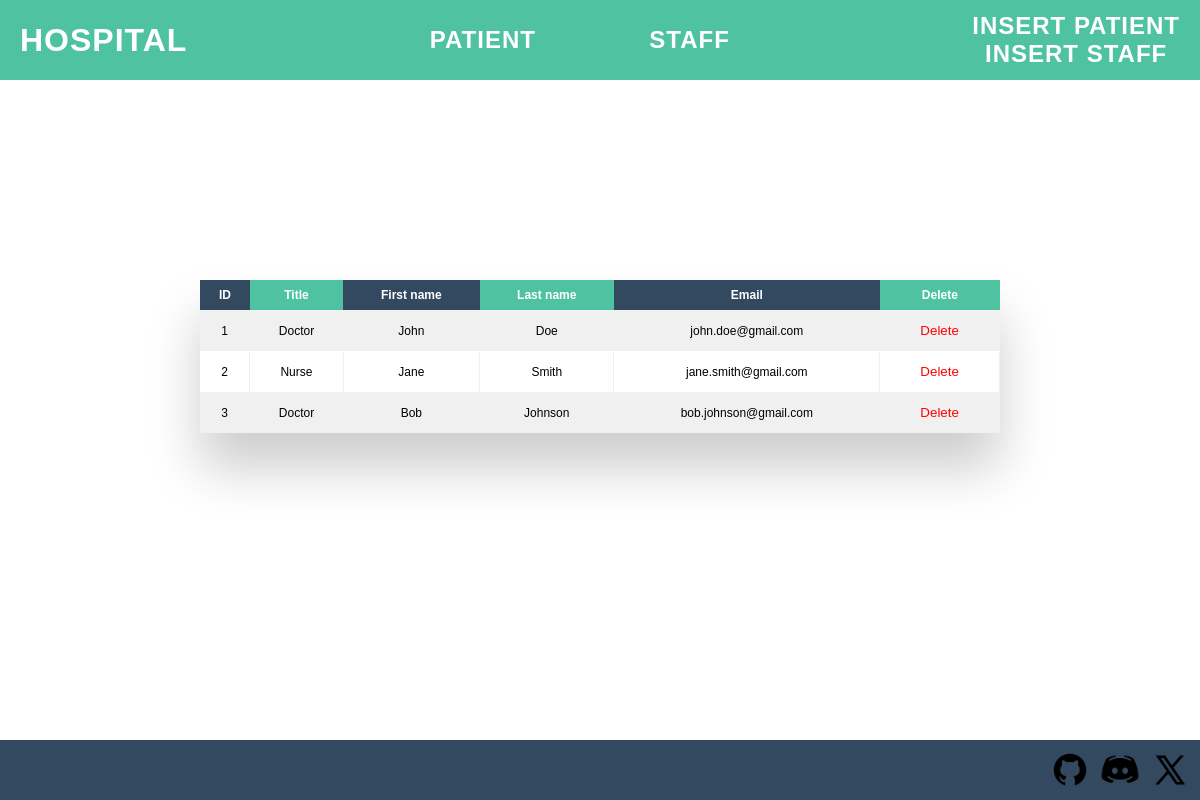
Page /staff.php on the committed database.
### tables this page shows
CREATE TABLE Staff (
  staff_id INT NOT NULL AUTO_INCREMENT,
  first_name VARCHAR(50) NOT NULL,
  last_name VARCHAR(50) NOT NULL,
  title VARCHAR(50) NOT NULL,
  email VARCHAR(100),
  phone_number VARCHAR(20),
  address_id INT NOT NULL,
  PRIMARY KEY (staff_id),
  FOREIGN KEY (address_id) REFERENCES Address(address_id)
);

### staff.php (the view, shortened to what this page needs)
<!DOCTYPE html>
<html lang="en">
<head>
	<link rel="stylesheet" href="style.css?a=<?php echo time();?>">
</head>
<body>
	<?php require_once("header.php")?>
	<?php
		require_once("sql_connect.php");
		$sql_staff_query = $conn->query("SELECT staff_id, title, first_name, last_name, email FROM staff ORDER BY staff_id");
		if ($sql_staff_query->num_rows > 0) {
			$rows = $sql_staff_query->fetch_all(MYSQLI_ASSOC);
			?>
			<div class="table-wrapper"><table><thead>
				<tr>
					<th>ID</th>
					<th>Title</th>
					<th>First name</th>
					<th>Last name</th>
					<th>Email</th>
					<th>Delete</th>
				</tr>
			<?php
			foreach ($rows as $row) {
				?><tr><?php
				foreach ($row as $data) {
					?><td><?php echo $data; ?></td><?php
				}
				?>
				<td class="delete_td">
					<form action="delete.php" method="post" class="delete">
						<input type="submit" name="delete" value="Delete">
					</form>
				</td>
				</tr>
				<?php
			}
			?></thead></table></div><?php
		}
	?>
	<?php require_once("footer.php")?>
</body>
</html>

### style.css (style rules this page uses)
* { margin: 0; padding: 0; }
body { font-family: Helvetica; -webkit-font-smoothing: antialiased; background: rgb(255, 255, 255); background-size: 100%; height: 100%; }
.table-wrapper { margin-top: 150px; display: flex; justify-content: center; }
table { font-size: 12px; font-weight: normal; border: none; border-collapse: collapse; background-color: white; width: 800px; box-shadow: 0px 35px 50px rgba(0, 0, 0, 0.2); }
table td, table th { text-align: center; padding: 8px; }
table td { border-right: 1px solid #f0f0f0; font-size: 12px; }
table thead th { color: #ffffff; background: #4FC3A1; }
table thead th:nth-child(odd) { color: #ffffff; background: #324960; }
table tr:nth-child(even) { background: #f0f0f0; }
.table-wrapper { display: flex; flex-direction: column; align-items: center; margin-top: 200px; }
form { display: flex; flex-direction: column; align-items: center; width: 300px; border: 1px solid #ccc; padding: 20px; border-radius: 5px; box-shadow: 0px 0px 10px rgba(0, 0, 0, 0.1); }
.delete_td { display: flex; align-self: center; justify-content: center; }
.delete, .delete input[type='submit'] { padding: 0; width: 50px; height: 25px; border: hidden; color: rgb(255, 0, 0); background-color: rgba(0, 0, 0, 0); box-shadow: none; }
input[type="submit"] { width: 100%; padding: 10px; background-color: #4FC3A1; color: white; border: none; border-radius: 5px; cursor: pointer; box-shadow: 0px 0px 5px rgba(0, 0, 0, 0.1); }

### rows in the picture
staff: staff_id "1", title "Doctor", first_name "John", last_name "Doe", email "john.doe@gmail.com"
staff: staff_id "2", title "Nurse", first_name "Jane", last_name "Smith", email "jane.smith@gmail.com"
staff: staff_id "3", title "Doctor", first_name "Bob", last_name "Johnson", email "bob.johnson@gmail.com"
